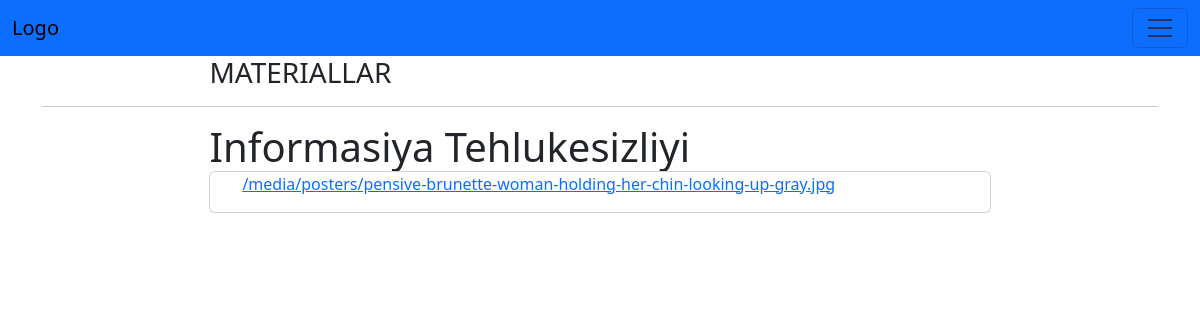
Page /app/detail/3/ (signed in) on the committed database.
### a_app/models.py (models this page shows, shortened)
class Resource(models.Model):
    name=models.CharField(max_length=256)
    file=models.FileField(upload_to='posters/',blank=True, null=True)
    url=models.URLField(max_length=512,blank=True,null=True)
    date=models.DateTimeField(auto_now_add=True)
    istifadeciler=models.ManyToManyField(User,related_name='resources')
    class Meta:
        verbose_name='Resource'
        verbose_name_plural='Resources'

### a_app/views.py (the view)
# urls.py: path('detail/<int:id>/', views.resource_detail, name='resource_detail'),
def resource_detail(request,id):
    if not request.user.is_authenticated:
        raise Http404
    context ={
    }
    if request.user.is_authenticated:
        resource=Resource.objects.get(id=id)
        context["resource"] = resource
    return render(request,'detail.html', context)

### templates/detail.html (shortened to what this page needs)
{% extends 'base.html' %}
{% block content %}
<div class="container">
    <h3 style="width:70%; margin:auto;">MATERIALLAR</h3>
    <hr>
    <h1 style="width:70%; margin:auto;">{{resource.name}}</h1>
    <div class="card" style="width:70%; margin:auto;">
        <ul style="list-style-type: none;">
            <li>
             {% if resource.file %}
            <a href="{{ resource.file.url }}">{{resource.file.url}}</a>
             {% endif %}
            </li>
        </ul>
      </div>
</div>
{% endblock %}

### rows in the picture
Resource: name "Informasiya Tehlukesizliyi", file "/media/posters/pensive-brunette-woman-holding-her-chin-looking-up-gray.jpg"
